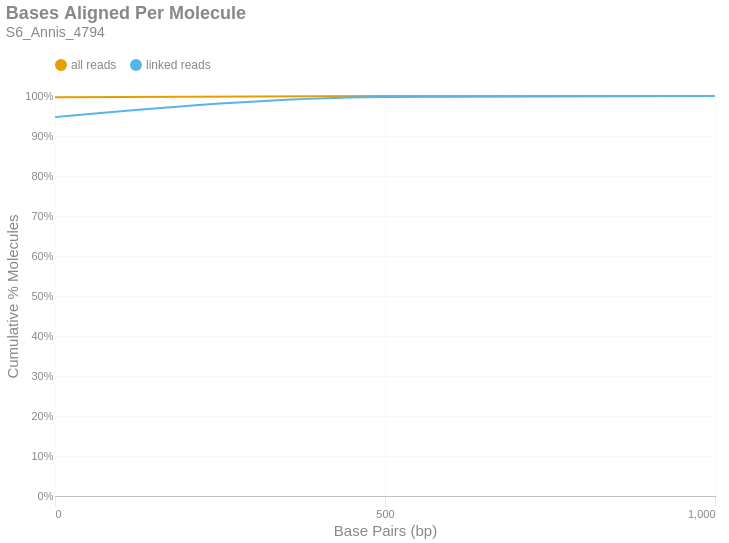

Notebook code for this chart:
### Markdown cell above
### Bases Aligned Per Molecule
This is a cumulative frequency distribution showing the number of base pairs aligned per unique molecule. These data are shown in 500 bp bins. There are two distributions: one with `all reads` (yellow) and another with only `linked reads` (blue). The percent of molecules in the `linked reads` distribution is relative to the total number of linked molecules.

### Code cell
if SKIPLR:
    print_html(f"Skipped")
else:
    binned_df = consolidated_hist(valids['aligned_bp'], mask, 500, True)
    with SafeRender(binned_df):
        (
            density_plot(binned_df, 'Bases Aligned Per Molecule', samplename, 'basesper')
            .encode(
                x=alt.X('bin:Q', title="Base Pairs (bp)").axis(tickMinStep=500).scale(padding=0),
                y=alt.Y('value:Q', title='Cumulative % Molecules')
                    .axis(format='%')
                    .scale(domain = [0,1])
                    .stack(False),
                color=alt.Color("key:N").scale(domain = ["all reads", "linked reads"]),
                tooltip = [
                    alt.Tooltip("key:N", title = "Data Type"),
                    alt.Tooltip("range_label:N", title="Bases Aligned Per Molecule"),
                    alt.Tooltip("value:Q", format = ".2%", title="% Molecules (Cum.)")
                ]
            )
        ).display()

### Figure 1 — Vega-Lite specification as saved in the notebook (floating-point values rounded to 4 significant figures)
{"width": "container", "height": 400, "config": {"title": {"anchor": "start", "dy": -15, "fontSize": 18, "color": "#888888", "subtitleColor": "#888888", "subtitleFontSize": 14}, "arc": {"fill": "#0072B2"}, "axis": {"domainColor": "#888888", "domainWidth": 0.5, "gridWidth": 0.2, "grid": false, "titleFontWeight": 400, "titleFontSize": 15, "labelFontSize": 11, "labelColor": "#888888", "tickColor": "#888888", "tickWidth": 0.2, "titleColor": "#888888"}, "axisBand": {"grid": false}, "axisX": {"grid": true, "tickSize": 10, "domainCap": "round"}, "axisY": {"domain": false, "grid": true, "tickSize": 0, "domainCap": "round"}, "background": "transparent", "header": {"labelFontSize": 15, "labelColor": "#888888", "titleFontSize": 15, "titleFontWeight": 600, "titleColor": "#888888"}, "legend": {"labelFont": "sans-serif", "labelFontSize": 12, "labelColor": "#888888", "symbolSize": 100, "symbolType": "circle", "titleFontSize": 12, "titlePadding": 10, "titleColor": "#888888", "title": null, "orient": "top"}, "range": {"category": ["#E69F00", "#56B4E9", "#009E73", "#F0E442", "#0072B2", "#D55E00", "#CC79A7", "#000000"], "diverging": ["#cfe8f3", "#a2d4ec", "#73bfe2", "#46abdb", "#1696d2", "#12719e"]}, "area": {"fill": "#0072B2", "fillOpacity": 0.7, "line": true, "strokeOpacity": 0.7}, "line": {"color": "#0072B2", "stroke": "#0072B2", "strokeWidth": 2}, "trail": {"color": "#0072B2", "stroke": "#0072B2", "strokeWidth": 0, "size": 1}, "point": {"filled": true, "fillOpacity": 1.0, "size": 95}, "text": {"color": "#888888", "fontSize": 11, "align": "right", "fontWeight": 400, "size": 11}, "bar": {"fill": "#0072B2", "stroke": null}, "view": {"stroke": null, "continuousWidth": 660, "continuousHeight": 400}}, "data": {"name": "data-5d4c79ab5dd2d5be60da9b8888405795"}, "mark": {"type": "line", "interpolate": "monotone", "point": {"opacity": 0, "size": 275}}, "encoding": {"color": {"field": "key", "scale": {"domain": ["all reads", "linked reads"]}, "type": "nominal"}, "tooltip": [{"field": "key", "title": "Data Type", "type": "nominal"}, {"field": "range_label", "title": "Bases Aligned Per Molecule", "type": "nominal"}, {"field": "value", "format": ".2%", "title": "% Molecules (Cum.)", "type": "quantitative"}], "x": {"axis": {"tickMinStep": 500}, "field": "bin", "scale": {"padding": 0}, "title": "Base Pairs (bp)", "type": "quantitative"}, "y": {"axis": {"format": "%"}, "field": "value", "scale": {"domain": [0, 1]}, "stack": false, "title": "Cumulative % Molecules", "type": "quantitative"}}, "params": [{"name": "param_c36ac31b6afebe62", "select": {"type": "point", "fields": ["key"]}, "bind": "legend"}], "title": {"text": "Bases Aligned Per Molecule", "subtitle": "S6_Annis_4794"}, "transform": [{"fold": ["all reads (cumsum)", "linked reads (cumsum)"]}, {"calculate": "replace(datum.key, ' (cumsum)', '')", "as": "key"}, {"filter": {"param": "param_c36ac31b6afebe62"}}], "usermeta": {"embedOptions": {"downloadFileName": "S6_Annis_4794.basesper"}}, "$schema": "https://vega.github.io/schema/vega-lite/v6.1.0.json", "datasets": {"data-5d4c79ab5dd2d5be60da9b8888405795": [{"bin": "0.0", "interval": "0.0-500.0", "all reads": 0.997, "linked reads": 0.9472, "all reads (cumsum)": 0.997, "linked reads (cumsum)": 0.9472, "range_label": "0-499"}, {"bin": "500.0", "interval": "500.0-1000.0", "all reads": 0.002755, "linked reads": 0.05047, "all reads (cumsum)": 0.9998, "linked reads (cumsum)": 0.9977, "range_label": "500-999"}, {"bin": "1000.0", "interval": "1000.0-1500.0", "all reads": 0.0001968, "linked reads": 0.002347, "all reads (cumsum)": 1.0, "linked reads (cumsum)": 1.0, "range_label": "1000-1499"}]}}
